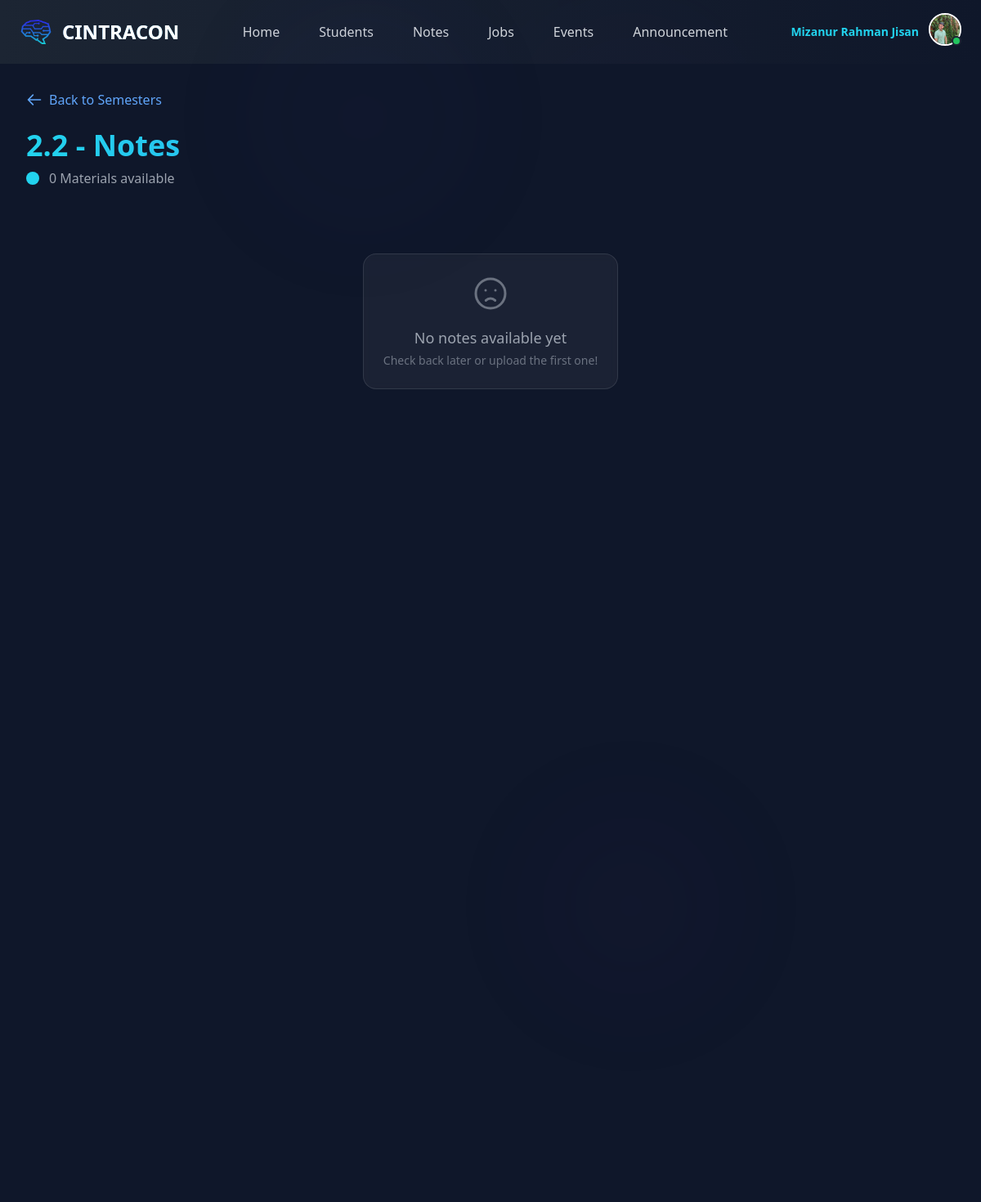
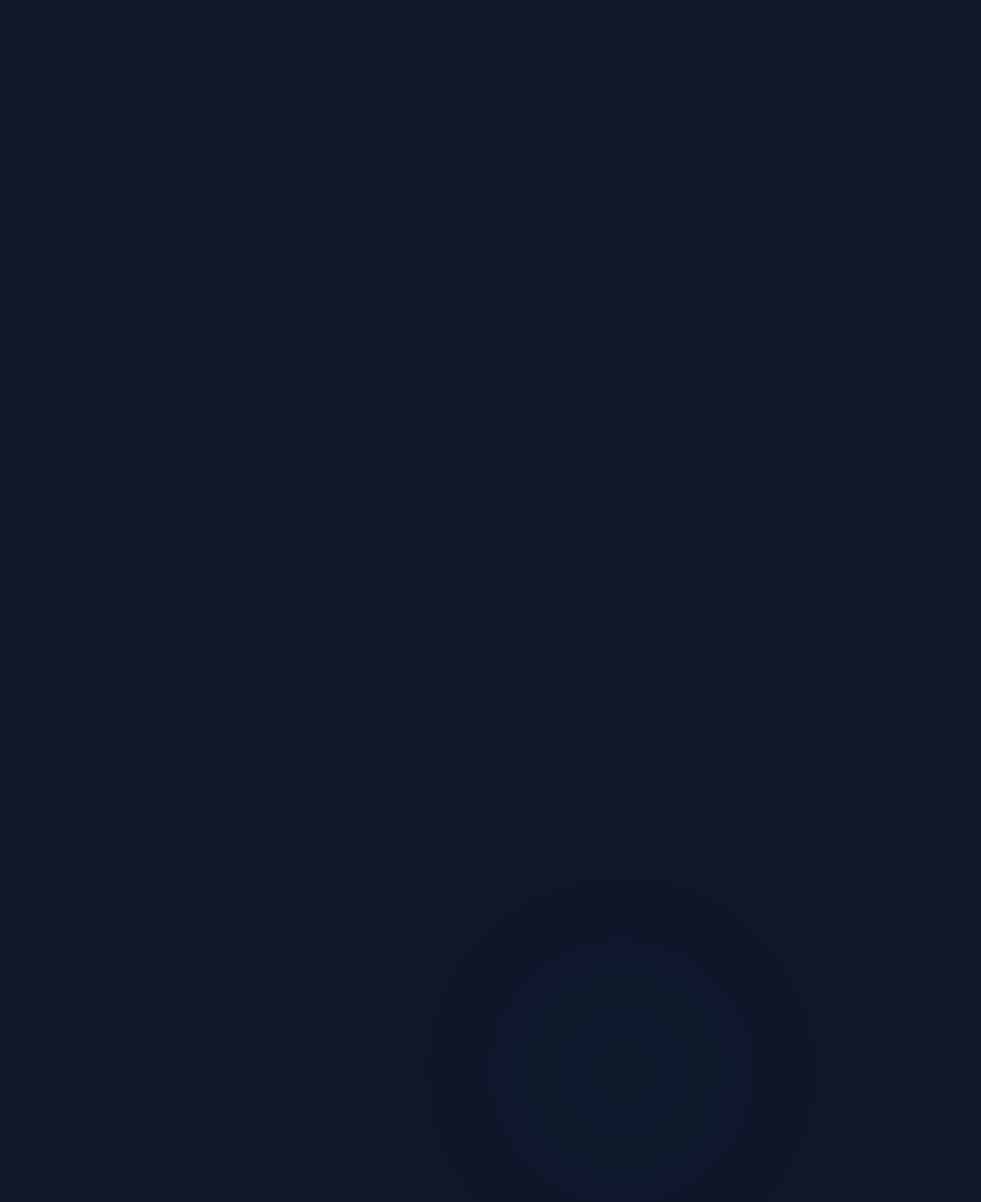
The app's page /notes_sharing/notes/4/ (signed in) with its own data (2 pictures, top to bottom).
### authentication/models.py (models this page shows, shortened)
class CustomUser(AbstractUser):
    username = None  # Remove the username field
    email = models.EmailField(unique=True)  # Make email unique
    full_name = models.CharField(max_length=255)
    USERNAME_FIELD = 'email'  # This tells Django to use email as the identifier
    REQUIRED_FIELDS = ['full_name']  # Email and full_name are required fields for creating a superuser
    objects = CustomUserManager() # For Custom User and admin Reg

class UserProfile(models.Model):
    DEPARTMENTS = (
        ('CSE','CSE'),
        ('EEE','EEE'),
        ('CIVIL','CIVIL'),
        ('PHARM','PHARM'),
        ('LLB','LLB'),
        ('ENGLISH','ENGLISH'),
        ('ARC','ARC'),
        ('BBA','BBA'),
    )
    SEMESTERS = (
        ('1.1','1.1'),
        ('1.2','1.2'),
        ('2.1','2.1'),
        ('2.2','2.2'),
        ('3.1','3.1'),
        ('3.2','3.2'),
        ('4.1','4.1'),
        ('4.2','4.2'),
        ('M.Sc','M.Sc'),
        ('MBA','MBA'),
        ('GRADUATE','GRADUATE'),
    )
    SECTIONS = (
        ('A','A'),
        ('B','B'),
        ('C','C'),
        ('D','D'),
        ('E','E'),
    )
    BLOOD_GROUPS = [
        ('A+', 'A+'),
        ('A-', 'A-'),
        ('B+', 'B+'),
        ('B-', 'B-'),
        ('AB+', 'AB+'),
        ('AB-', 'AB-'),
        ('O+', 'O+'),
        ('O-', 'O-'),
    ]
    user = models.OneToOneField(CustomUser, on_delete=models.CASCADE)
    department = models.CharField(max_length=100, choices=DEPARTMENTS)
    semester = models.CharField(max_length=10, choices=SEMESTERS)
    section = models.CharField(max_length=10, choices=SECTIONS)
    batch_no = models.CharField(max_length=20)
    phone_num = models.CharField(max_length=15, null=True, blank=True)
    blood_grp = models.CharField(max_length=15, choices=BLOOD_GROUPS,null=True,blank=True)
    points = models.IntegerField(default=0)
    facebook_link = models.CharField(max_length=255, null=True, blank=True)
    instagram_link = models.CharField(max_length=255, null=True, blank=True)
    linkedin_link = models.CharField(max_length=255, null=True, blank=True)
    profile_image = models.ImageField(upload_to='profiles/', default='images/default.jpg', null=True, blank=True)

### notes_sharing/views.py (the view)
# urls.py: path('notes/<int:semester_id>/', views.semester_notes, name='semester_notes'),
def semester_notes(request, semester_id):
    semester = get_object_or_404(Semester, id=semester_id)
    notes = Note.objects.filter(semester=semester).order_by('-uploaded_at')
    return render(request, 'NotesSharing/semester_notes.html', {'semester': semester, 'notes': notes})

### templates/NotesSharing/semester_notes.html (shortened to what this page needs)
{% extends "base.html" %}
{% load static %}
{% block content %}
<div class="bg-[#0f172a] min-h-screen text-white relative overflow-hidden">
  <div class="fixed inset-0 overflow-hidden opacity-20 z-0 pointer-events-none">
    <div class="absolute top-0 left-1/4 w-72 h-72 bg-indigo-900 rounded-full mix-blend-screen filter blur-3xl opacity-20 animate-float1"></div>
    <div class="absolute top-1/3 right-1/4 w-64 h-64 bg-purple-900 rounded-full mix-blend-screen filter blur-3xl opacity-20 animate-float2"></div>
    <div class="absolute bottom-0 left-1/2 w-80 h-80 bg-sky-900 rounded-full mix-blend-screen filter blur-3xl opacity-20 animate-float3"></div>
  </div>
  <div class="relative z-10 p-6 md:p-8">
    <a href="{% url 'notes_sharing' %}" class="flex items-center text-blue-400 hover:text-blue-300 mb-6 transition-all duration-300 group">
      <svg class="w-5 h-5 mr-2 transform group-hover:-translate-x-1 transition-transform" fill="none" stroke="currentColor" viewBox="0 0 24 24">
        <path stroke-linecap="round" stroke-linejoin="round" stroke-width="2" d="M10 19l-7-7m0 0l7-7m-7 7h18"></path>
      </svg>
      Back to Semesters
    </a>
    <div class="mb-8">
      <h1 class="text-3xl md:text-4xl font-bold bg-clip-text text-transparent bg-gradient-to-r from-cyan-400 to-blue-500 mb-2 animate-fade-in">
      </h1>
      <div class="flex items-center">
        <div class="w-4 h-4 rounded-full bg-cyan-400 mr-3 animate-pulse"></div>
        <p class="text-gray-400">{{ notes.count }} Materials available</p>
      </div>
    </div>
    <div class="grid grid-cols-1 md:grid-cols-2 lg:grid-cols-3 gap-6">
      {% for note in notes %}
      <div class="group perspective-1000 hover:z-10 transition-all duration-500">
        <div class="relative h-full w-full preserve-3d group-hover:rotate-x-3 group-hover:rotate-y-2 group-hover:-translate-y-2 transition-transform duration-700">
          <div class="bg-gradient-to-br from-blue-900/60 to-blue-800/60 border border-blue-700/30 p-6 rounded-2xl shadow-2xl backdrop-blur-sm transform-style-preserve-3d h-full flex flex-col">
            <div class="flex justify-between items-start mb-4">
              <h2 class="text-xl font-semibold text-blue-100">{{ note.name }}</h2>
              <span class="text-xs bg-blue-500/30 text-blue-200 px-2 py-1 rounded-full">{{ note.page_no }} pages</span>
            </div>
            <p class="text-sm text-blue-300/80 mb-4 flex-grow">{{ note.description|truncatechars:120 }}</p>
            <div class="mt-auto">
              <div class="flex space-x-3 mb-4">
                <a href="{{ note.file.url }}" target="_blank"
                   class="flex-1 text-center bg-cyan-600 hover:bg-cyan-500 text-white py-2 px-4 rounded-lg text-sm font-semibold transform hover:-translate-y-0.5 transition-all duration-300 shadow-lg hover:shadow-cyan-500/20">
                  View
                </a>
                <a href="{{ note.file.url }}" download
                   class="flex-1 text-center bg-blue-600 hover:bg-blue-500 text-white py-2 px-4 rounded-lg text-sm font-semibold transform hover:-translate-y-0.5 transition-all duration-300 shadow-lg hover:shadow-blue-500/20">
                  Download
                </a>
              </div>
              <div class="flex justify-between items-center text-xs text-blue-400/60">
                <span>Uploaded: {{ note.uploaded_at|date:"M d, Y" }}</span>
                <span class="flex items-center">
                  <svg class="w-3 h-3 mr-1" fill="currentColor" viewBox="0 0 20 20">
                    <path fill-rule="evenodd" d="M10 18a8 8 0 100-16 8 8 0 000 16zm1-12a1 1 0 10-2 0v4a1 1 0 00.293.707l2.828 2.829a1 1 0 101.415-1.415L11 9.586V6z" clip-rule="evenodd"></path>
                  </svg>
                  {{ note.file.size|filesizeformat }}
                </span>
              </div>
            </div>
            <div class="absolute inset-y-0 left-0 w-1 bg-gradient-to-b from-cyan-400 to-blue-600 rounded-l-xl"></div>
          </div>
          <div class="absolute inset-0 bg-blue-500/20 blur-md rounded-2xl -z-10 translate-z-[-8px] group-hover:translate-z-[-12px] group-hover:opacity-80 transition-all duration-700"></div>
        </div>
      </div>
      {% empty %}
      <div class="col-span-full text-center py-12">
        <div class="inline-block p-6 bg-white/5 rounded-2xl backdrop-blur-sm border border-white/10">
          <svg class="w-12 h-12 mx-auto text-gray-500 mb-4" fill="none" stroke="currentColor" viewBox="0 0 24 24">
            <path stroke-linecap="round" stroke-linejoin="round" stroke-width="1.5" d="M9.172 16.172a4 4 0 015.656 0M9 10h.01M15 10h.01M21 12a9 9 0 11-18 0 9 9 0 0118 0z"></path>
          </svg>
          <h3 class="text-lg font-medium text-gray-400">No notes available yet</h3>
          <p class="text-sm text-gray-500 mt-1">Check back later or upload the first one!</p>
        </div>
      </div>
      {% endfor %}
    </div>
  </div>
</div>
{% endblock %}

### templates/base.html (shortened to what this page needs)
{% load static %}
<!DOCTYPE html>
<html lang="en">
  <head>
    <script src="https://cdn.tailwindcss.com"></script>
  </head>
  <body>
    <nav class="bg-gradient-to-r from-[#1C2533] to-[#0f172a] px-6 py-4 shadow-lg relative">
      <div class="absolute inset-0 overflow-hidden opacity-20 pointer-events-none">
        <div class="absolute top-0 left-1/4 w-72 h-72 bg-blue-900 rounded-full mix-blend-screen filter blur-3xl opacity-20 animate-float1"></div>
        <div class="absolute top-1/3 right-1/4 w-64 h-64 bg-purple-900 rounded-full mix-blend-screen filter blur-3xl opacity-20 animate-float2"></div>
      </div>
      <div class="max-w-7xl mx-auto flex justify-between items-center relative z-10000">
        <div class="flex items-center space-x-3 group">
          <img src="{% static 'images/c_logo.png' %}" alt="Logo" class="w-10 h-10 rounded-full transition-all duration-500 group-hover:rotate-[20deg]" />
          <span class="text-2xl font-bold text-white bg-clip-text text-transparent bg-gradient-to-r from-blue-400 to-cyan-300 transition-all duration-500 group-hover:from-purple-400 group-hover:to-pink-300">
            CINTRACON
          </span>
        </div>
        <ul class="hidden md:flex space-x-6 font-medium">
          {% url 'home' as home_url %}
          <li>
            <a href="{{ home_url }}" class="relative px-3 py-2 text-gray-300 hover:text-white transition-all duration-300 {% if request.path == home_url %}text-white{% endif %}">
              <span>Home</span>
            </a>
          </li>
          {% url 'allStudents' as students_url %}
          <li>
            <a href="{{ students_url }}" class="relative px-3 py-2 text-gray-300 hover:text-white transition-all duration-300 {% if request.path == students_url %}text-white{% endif %}">
              <span>Students</span>
            </a>
          </li>
          {% url 'notes_sharing' as notes_url %}
          <li>
            <a href="{{ notes_url }}" class="relative px-3 py-2 text-gray-300 hover:text-white transition-all duration-300 {% if request.path == notes_url %}text-white{% endif %}">
              <span>Notes</span>
            </a>
          </li>
          {% url 'jobopportunities' as jobs_url %}
          <li>
            <a href="{{ jobs_url }}" class="relative px-3 py-2 text-gray-300 hover:text-white transition-all duration-300 {% if request.path == jobs_url %}text-white{% endif %}">
              <span>Jobs</span>
            </a>
          </li>
          {% url 'upcomingevents' as events_url %}
          <li>
            <a href="{{ events_url }}" class="relative px-3 py-2 text-gray-300 hover:text-white transition-all duration-300 {% if request.path == events_url %}text-white{% endif %}">
              <span>Events</span>
            </a>
          </li>
          {% url 'Announcement' as announcement_url %}
          <li>
            <a href="{{ announcement_url }}" class="relative px-3 py-2 text-gray-300 hover:text-white transition-all duration-300 {% if request.path == announcement_url %}text-white{% endif %}">
              <span>Announcement</span>
            </a>
          </li>
        </ul>
        <div class="relative flex items-center space-x-3 group">
          {% if user.is_authenticated %}
              <p class="text-cyan-400 font-bold text-sm hidden sm:block">
                {{ user.full_name }}
              </p>
          {% else %}
              <p class="text-white text-sm hidden sm:block">
                Welcome, Guest!
              </p>
          {% endif %}
          <div class="relative inline-block text-left z-[100]">
            <button id="dropdownButton" class="focus:outline-none z-[9999]">
              <div class="relative">
                {% if user.is_authenticated %}
                <img src="{{user.userprofile.profile_image.url}}" alt="Profile"
                  class="w-10 h-10 rounded-full border-2 border-white transition-all duration-500 group-hover:border-cyan-300" />
                {% endif %}
                <span
                  class="absolute bottom-0 right-0 w-3 h-3 bg-green-500 rounded-full border-2 border-[#1C2533] animate-pulse"></span>
              </div>
            </button>
          </div>
        </div>
      </div>
    </nav>
    {% block content %}{% endblock %}
  </body>
</html>

### templates/NotesSharing/semester_notes.html (style rules this page uses)
.animate-float1 { animation: float1 10s ease-in-out infinite; }
.animate-float2 { animation: float2 12s ease-in-out infinite; }
.animate-float3 { animation: float3 14s ease-in-out infinite; }
.animate-fade-in { animation: fade-in 0.6s ease-out forwards; }

### templates/base.html (style rules this page uses)
.animate-float1 { animation: float1 12s ease-in-out infinite; }
.animate-float2 { animation: float2 14s ease-in-out infinite; }
.animate-float3 { animation: float3 16s ease-in-out infinite; }

### records on screen
CustomUser: full_name "Mizanur Rahman Jisan", userprofile.profile_image (picture)

### other values on screen
{{ notes.count }} "0"
